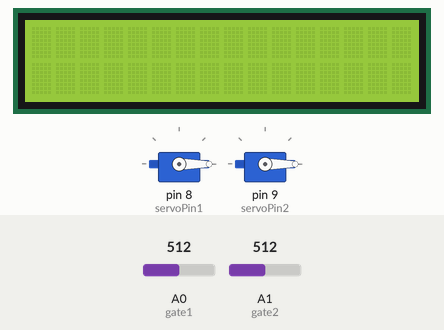
A sketch run on a simulated Arduino Uno, built with avr-gcc and run on an emulated ATmega328P. Parts: 2 × servo, 16×2 character LCD. The inputs (shaded band) are chosen by the test bench; at power-on: A0 (gate1) = 512, A1 (gate2) = 512. What the sketch prints to the serial monitor is not drawn.

Above: at 1.2 s.
1.3 s: A0 (gate1) set to 172
2.8 s: A0 (gate1) set to 148
At 5.6 s:
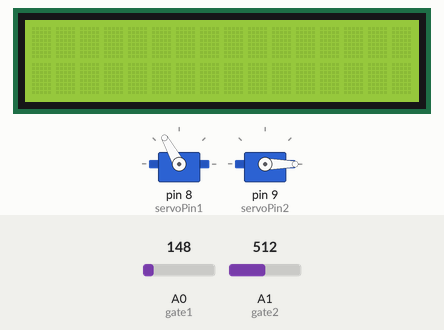
5.8 s: A0 (gate1) set to 170
At 8.7 s:
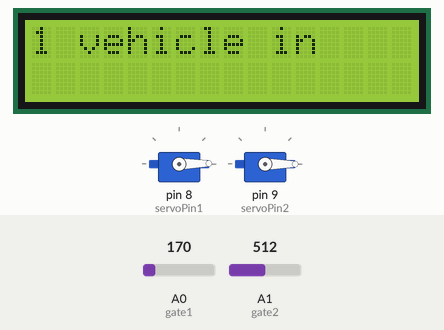
8.8 s: A1 (gate2) set to 168
10.3 s: A1 (gate2) set to 144
At 11.37 s:
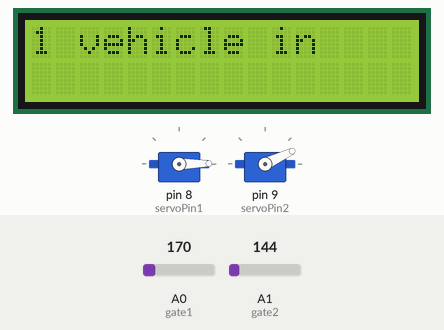
13.3 s: A1 (gate2) set to 170
At 19.3 s:
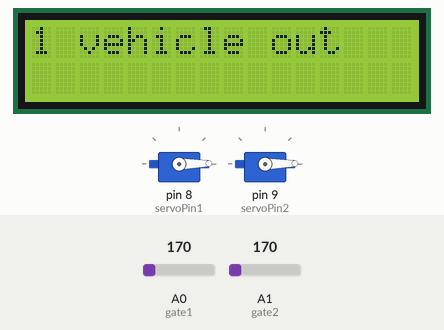
Timing chart, 0 to 19.6 s (numbered marks = the images above; inputs shaded):
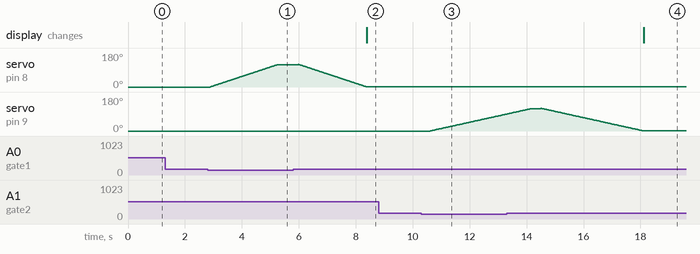

The sketch:

nahid.ino
```cpp
#include <Servo.h>
#include <LiquidCrystal.h>


const int gate1=A0;
const int gate2=A1;

int gate1_val,gate2_val,count1=0,count2=0,check=0,check1=0;


LiquidCrystal lcd(12, 11, 5, 4, 3, 2);

int a;
int servoPin1 = 8;
int servoPin2=9;
Servo servo1,servo2;
int servoAngle1=0;
int servoAngle2=0;

 void open1()
 {
  for(servoAngle1 = 0; servoAngle1 < 120; servoAngle1++)
  {
    servo1.write(servoAngle1);
    delay(20);
  }
 }


 void close1()
 {

    for(servoAngle1 = 120; servoAngle1 > 0; servoAngle1--)  {
    servo1.write(servoAngle1);
    delay(20);
  }
 }


 void open2()
 {
  for(servoAngle2 = 0; servoAngle2 < 120; servoAngle2++)
  {
    servo2.write(servoAngle2);
    delay(30);
  }
 }


void close2()
{
  for(servoAngle2 = 120; servoAngle2 > 0; servoAngle2--)
  {
    servo2.write(servoAngle2);
    delay(30);
  }
}

void ga1()
{

 if(gate1_val<160 && check==0) {
  open1();
  check=1;
  }
 delay(100);
  if(gate1_val>160 &&  check==1)
    {
      close1();
    count1++;
  lcd.setCursor(0, 0);
 lcd.print(count1);
 lcd.print(" vehicle in");
  check=0;
    }
}


void ga2()
{
  if(gate2_val<160 && check1==0)
  {
    open2();
    check1=1;
  }
delay(100);
 //Serial.println("after open");

 //Serial.println(check1);

  if(gate2_val>160 && check1==1)
  {
    close2();
    count2++;
  lcd.setCursor(0, 0);
  lcd.print(count2);
  lcd.print(" vehicle out");
  check1=0;

  }

}


void setup()
{
  Serial.begin(9600);

  servo1.attach(servoPin1);
  servo2.attach(servoPin2);
  servo1.write(servoAngle1);
  servo2.write(servoAngle2);
  lcd.begin(16,2);

}


void loop()
{

   gate1_val=analogRead(gate1);
   gate2_val=analogRead(gate2);

   Serial.println(a);
   //Serial.println(gate2_val);
  a=count1-count2;

  if(a<=10)
  { //delay(100);
  //delay(1000);
  ga1();
  ga2();
  }

  //Serial.println(count1);

 else if(a>10){

      servo1.write(0);
      servo2.write(0);
      lcd.setCursor(0, 0);

  lcd.print(" Vehicle Full");

 }
 // lcd.println(millis() / 1000);*/
  }
```

Measured:
- the behaviour switches between 160 and 159 on A0 (gate1) (found by bisection; images 0 and 1)
- the behaviour switches between 160 and 159 on A1 (gate2) (found by bisection; images 2 and 3)
- after the input at 1.3 s, every drawn part: stays the same
- after the input at 2.8 s, servo on pin 8 (servoPin1): moves from 0° to 119° over 2.4 s, starting after 0.09 s
- after the input at 5.8 s, the display: changes after 2.6 s (image 2)
- after the input at 8.8 s, every drawn part: stays the same
- after the input at 10.3 s, servo on pin 9 (servoPin2): moves from 0° to 90° over 2.7 s, starting after 0.32 s
- after the input at 13.3 s, the display: changes after 4.8 s (image 4)
